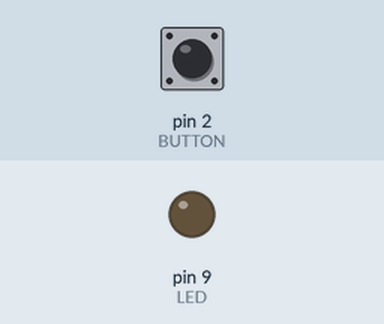
Simulated run of this sketch. Board: Arduino Uno, built with avr-gcc and run on an emulated ATmega328P. On the bench: output pins drawn as LEDs (lit = HIGH). The inputs (shaded band) are chosen by the test bench; at power-on: pin 2 (BUTTON) LOW.

Above: at 1.2 s.
1.3 s: pin 2 (BUTTON) pulled HIGH for 0.15 s
At 2.5 s:
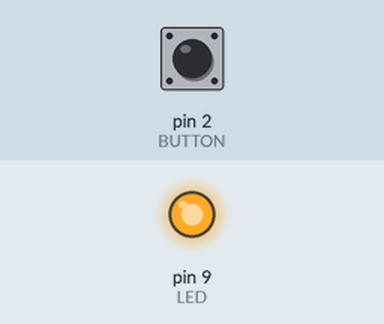
2.9 s: pin 2 (BUTTON) pulled HIGH for 1 s
At 3.8 s:
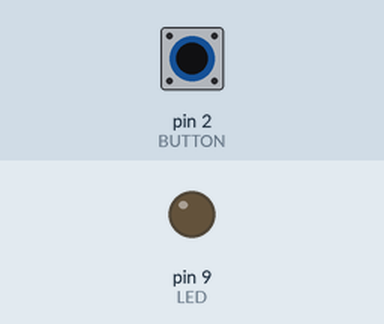
5.4 s: pin 2 (BUTTON) pulled HIGH for 3.2 s
At 5.7 s:
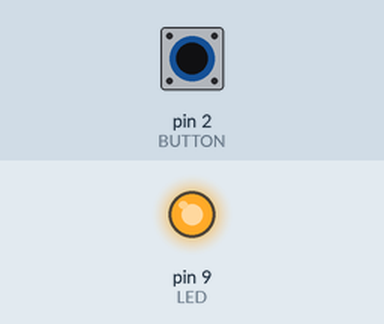
Timing chart, 0 to 8.4 s (numbered marks = the images above; inputs shaded):
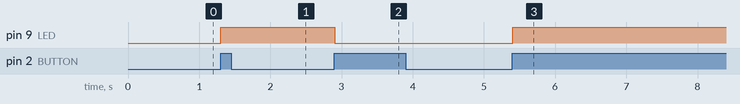

Measured:
- after the input at 1.3 s, pin 9 (LED): LOW → HIGH at once
- after the input at 2.9 s, pin 9 (LED): HIGH → LOW at once
- after the input at 5.4 s, pin 9 (LED): LOW → HIGH at once

The sketch:

LED__.ino
```cpp
#define LED 9
#define BUTTON 2
//채터링현상을 없애기 위한 해결방안
boolean lastButton=LOW; //이전버튼의 눌림상태를 불린 변수로 저장함.
boolean currentButton=LOW; //현재버튼의 눌림상태를 불린 변수로 저장함.
boolean ledOn=false; //현재 LED 점멸상태

void setup() {
  pinMode(LED, OUTPUT);
  pinMode(BUTTON, INPUT);
}

void loop() {
  currentButton=debounce(lastButton);
    if(lastButton==LOW && currentButton==HIGH) {//버튼을 눌렀을때
      ledOn=!ledOn;
  }
  lastButton=currentButton; //이전 버튼 상태값을 현재 버튼 상태값으로 저장
  digitalWrite(LED, ledOn);
}
boolean debounce(boolean last) {
  boolean current=digitalRead(BUTTON); //현재 버튼상태
  if(last!=current){ //이전 버튼상태와 현재버튼상태가 다름.
    delay(5); //5ms를 기다림.
    current=digitalRead(BUTTON); //current에 현재 버튼상태를 저장
  }
  return current; //반환
}
```
